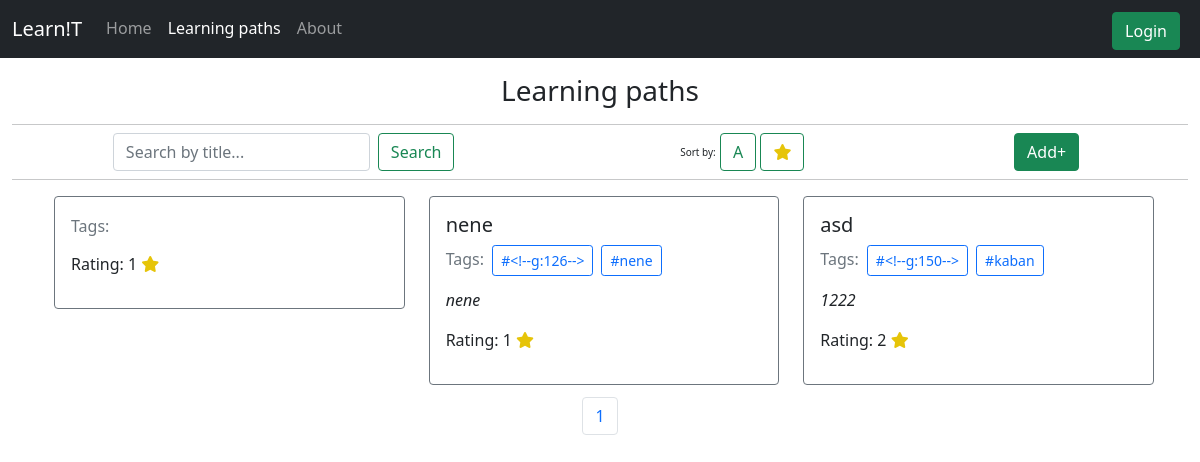
The page /learning-paths on the database as committed earlier.
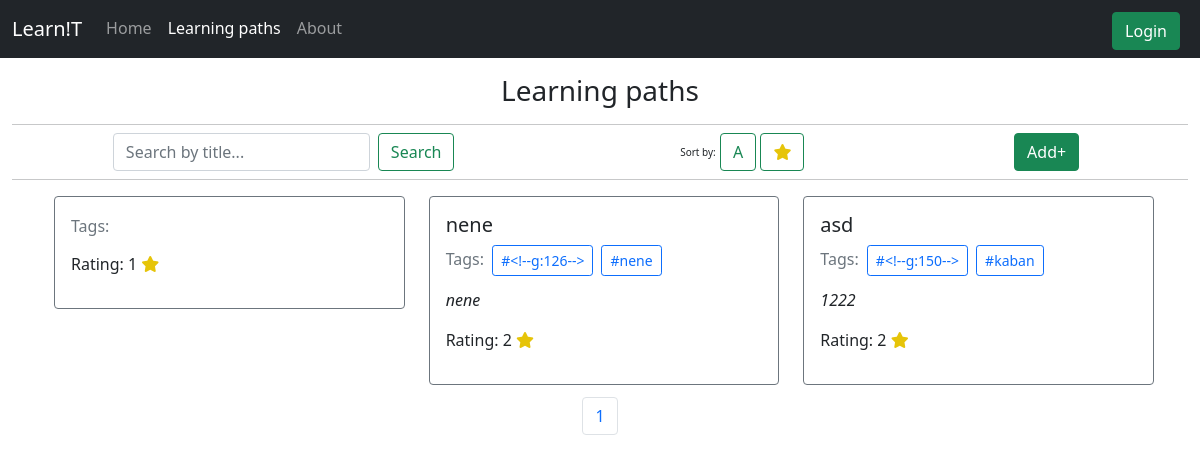
The same page on the database as committed later.
### tables this page shows
CREATE TABLE lpaths (
    id INTEGER PRIMARY KEY AUTOINCREMENT,
    title TEXT NOT NULL,
    tags TEXT,
    excerpt TEXT,
    body TEXT,
    rating INTEGER DEFAULT 0,
    isActive INTEGER DEFAULT 0,
    voted TEXT DEFAULT "",
    userId INTEGER,
    FOREIGN KEY(userId) REFERENCES users(id)
);

### app.py (the view, shortened to what this page needs)
@app.route('/learning-paths', methods=['GET'])
def learningPaths():
    active = [0, 1, 0]
    tag = request.args.get('tag')
    page = request.args.get('page')
    if page:
        page = int(page)
    search = request.args.get('search')
    if not page:
        page = 1
    sortBy = request.args.get('sortBy')  # rating, alpha
    limit = 6
    with sqlite3.connect(_DB) as conn:
        cur = conn.cursor()
        count = int(cur.execute(
            "SELECT COUNT(*) FROM lpaths;").fetchall()[0][0])
        pages = 0
        if((count % limit) > 0):
            pages = int(count/limit)+1
        else:
            pages = int(count/limit)
        if(tag):
            lpaths = cur.execute(
                "SELECT * FROM lpaths WHERE tags LIKE ?;", ("%"+tag+"%",)).fetchall()
            return render_template("learning-paths.html", active=active, paths=lpaths, pages=0, tag=tag)
        if(search):
            lpaths = cur.execute(
                "SELECT * FROM lpaths WHERE title LIKE ? ORDER BY id DESC LIMIT ?;", ("%"+search+"%", limit,)).fetchall()
            return render_template("learning-paths.html", active=active, paths=lpaths, tag='x')
        if(page):
            lpaths = cur.execute(
                "SELECT * FROM lpaths ORDER BY id DESC LIMIT ? OFFSET ?;", (limit, (page-1)*limit)).fetchall()
            return render_template("learning-paths.html", active=active, paths=lpaths, pages=pages)
        lpaths = cur.execute(
            "SELECT * FROM lpaths ORDER BY id DESC LIMIT ?;", (limit,)).fetchall()
        if not lpaths:
            active = [0, 0, 0]
            return render_template('errorpage.html', active=active)
    return render_template("learning-paths.html", active=active, paths=lpaths, pages=pages)

### templates/learning-paths.html (shortened to what this page needs)
{% extends "layout.html" %} {% block title %} Learning paths {% endblock %} {%
block main %}
<div class="text-center">
  <h3 style="margin-bottom: 0rem">
    Learning paths
    <hr class="mb-0" />
  </h3>
</div>
<div class="d-flex justify-content-around align-items-center">
  <div class="d-flex me-4">
    <input
      type="text"
      id="search"
      class="form-control me-2"
      placeholder="Search by title..."
    />
    <button class="btn btn-outline-success" type="" onclick="Search()">
      Search
    </button>
  </div>
  <div>
    <span class="font-weight-light registertip">Sort by:</span>
    <button
      class="btn btn-outline-success"
      id="byAlpha"
      type=""
      onclick="byAlpha()"
    >
      A
    </button>
    <button
      class="btn btn-outline-success"
      id="byRating"
      type=""
      onclick="byRating()"
    >
      <i class="fa-solid fa-star" style="color: rgb(230, 196, 9)"></i>
    </button>
  </div>
  <div class="d-flex justify-content-end">
    <a href="/new"
      ><button class="btn btn-success m-2" type="submit" id="">Add+</button></a
    >
  </div>
</div>
<hr class="m-0 mb-1" />
<div class="container-lg justify-content-center">
  <div class="row p-2">
    {%if paths %} {%for path in paths%}
    <div class="col-md-4 container-fluid justify-content-center">
      <div
        class="card border-secondary w-100 m-1"
        name="card"
        onclick="window.location='./path?id={{path[0]}}';"
        style="width: 18rem"
      >
        <div class="card-body">
          <h5 class="card-title" id="title">{{path[1]}}</h5>
          <h6 class="card-subtitle mb-2 text-muted" id="tags">
            Tags: <span name="tags">{{path[2]}}</span>
          </h6>
          <p class="card-text fst-italic">{{path[3]}}</p>
          <p>
            Rating: {{path[5]}}
            <i class="fa-solid fa-star" style="color: rgb(230, 196, 9)"></i>
          </p>
        </div>
      </div>
    </div>
    {%endfor%} {%else%}
    <h1 class="container text-center mt-5">Found nothing</h1>
    {%endif%}
  </div>
  <div class="d-flex justify-content-around align-items-center">
    <nav aria-label="Page navigation example" class="align-items-center">
      <ul class="pagination">
        {%if sortBy %} {%for i in range(pages)%}
        <li class="page-item">
          <a
            class="page-link"
            href="/learning-paths?page={{i+1}}&sortBy={{sortBy}}"
            >{{i+1}}</a
          >
        </li>
        {%endfor%} {%elif tag %} {%else%} {%for i in range(pages)%}
        <li class="page-item">
          <a class="page-link" href="/learning-paths?page={{i+1}}">{{i+1}}</a>
        </li>
        {%endfor%} {%endif%}
      </ul>
    </nav>
  </div>
</div>
{% endblock %}

Rows that differ between the two databases and show on the page:
changed lpaths "nene": rating "1" → "2"
